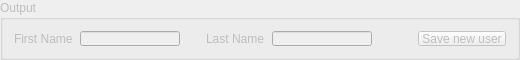
           <widget class="QGroupBox" name="output_groupBox">
            <property name="enabled">
             <bool>false</bool>
            </property>
            <property name="minimumSize">
             <size>
              <width>0</width>
              <height>60</height>
             </size>
            </property>
            <property name="maximumSize">
             <size>
              <width>16777215</width>
              <height>60</height>
             </size>
            </property>
            <property name="title">
             <string>Output</string>
            </property>
            <layout class="QVBoxLayout" name="verticalLayout_39">
             <item>
              <layout class="QHBoxLayout" name="horizontalLayout_14">
               <item>
                <widget class="QLabel" name="firstName_label">
                 <property name="minimumSize">
                  <size>
                   <width>60</width>
                   <height>0</height>
                  </size>
                 </property>
                 <property name="maximumSize">
                  <size>
                   <width>60</width>
                   <height>16777215</height>
                  </size>
                 </property>
                 <property name="text">
                  <string>First Name</string>
                 </property>
                </widget>
               </item>
               <item>
                <widget class="QLineEdit" name="firstName_lineEdit">
                 <property name="minimumSize">
                  <size>
                   <width>100</width>
                   <height>0</height>
                  </size>
                 </property>
                 <property name="maximumSize">
                  <size>
                   <width>100</width>
                   <height>16777215</height>
                  </size>
                 </property>
                </widget>
               </item>
               <item>
                <spacer name="horizontalSpacer_19">
                 <property name="orientation">
                  <enum>Qt::Horizontal</enum>
                 </property>
                 <property name="sizeType">
                  <enum>QSizePolicy::Fixed</enum>
                 </property>
                 <property name="sizeHint" stdset="0">
                  <size>
                   <width>20</width>
                   <height>15</height>
                  </size>
                 </property>
                </spacer>
               </item>
               <item>
                <widget class="QLabel" name="lastName_label">
                 <property name="minimumSize">
                  <size>
                   <width>60</width>
                   <height>0</height>
                  </size>
                 </property>
                 <property name="maximumSize">
                  <size>
                   <width>60</width>
                   <height>16777215</height>
                  </size>
                 </property>
                 <property name="text">
                  <string>Last Name</string>
                 </property>
                </widget>
               </item>
               <item>
                <widget class="QLineEdit" name="lastName_lineEdit">
                 <property name="minimumSize">
                  <size>
                   <width>100</width>
                   <height>0</height>
                  </size>
                 </property>
                 <property name="maximumSize">
                  <size>
                   <width>100</width>
                   <height>16777215</height>
                  </size>
                 </property>
                </widget>
               </item>
               <item>
                <spacer name="horizontalSpacer_20">
                 <property name="orientation">
                  <enum>Qt::Horizontal</enum>
                 </property>
                 <property name="sizeHint" stdset="0">
                  <size>
                   <width>40</width>
                   <height>20</height>
                  </size>
                 </property>
                </spacer>
               </item>
               <item>
                <widget class="QPushButton" name="saveNewUser_pushButton">
                 <property name="text">
                  <string>Save new user</string>
                 </property>
                </widget>
               </item>
              </layout>
             </item>
            </layout>
           </widget>
